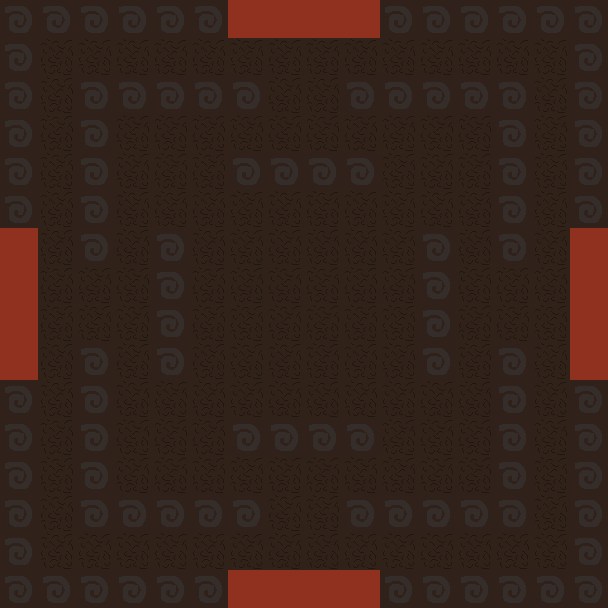

Below is a game level as drawn by its tile map, then a one-line description and the .tmx file that defines it, in full:
An orthogonal 16x16 tile map with 38x38 px tiles, 2 tile layers (background, walls).

<map version="1.10" tiledversion="1.10.2" orientation="orthogonal" renderorder="right-down" width="16" height="16" tilewidth="38" tileheight="38" infinite="0" nextlayerid="3" nextobjectid="1">
 <tileset firstgid="1" source="deltaworld.tsx" />
 <layer id="1" name="background" width="16" height="16">
  <data encoding="csv">
0,0,0,0,0,0,9,9,9,9,0,0,0,0,0,0,
0,10,10,10,10,10,10,10,10,10,10,10,10,10,10,0,
0,10,10,10,10,10,10,10,10,10,10,10,10,10,10,0,
0,10,10,10,10,10,10,10,10,10,10,10,10,10,10,0,
0,10,10,10,10,10,10,10,10,10,10,10,10,10,10,0,
0,10,10,10,10,10,10,10,10,10,10,10,10,10,10,0,
9,10,10,10,10,10,10,10,10,10,10,10,10,10,10,9,
9,10,10,10,10,10,10,10,10,10,10,10,10,10,10,9,
9,10,10,10,10,10,10,10,10,10,10,10,10,10,10,9,
9,10,10,10,10,10,10,10,10,10,10,10,10,10,10,9,
0,10,10,10,10,10,10,10,10,10,10,10,10,10,10,0,
0,10,10,10,10,10,10,10,10,10,10,10,10,10,10,0,
0,10,10,10,10,10,10,10,10,10,10,10,10,10,10,0,
0,10,10,10,10,10,10,10,10,10,10,10,10,10,10,0,
0,10,10,10,10,10,10,10,10,10,10,10,10,10,10,0,
0,0,0,0,0,0,9,9,9,9,0,0,0,0,0,0
</data>
 </layer>
 <layer id="2" name="walls" width="16" height="16">
  <data encoding="csv">
12,12,12,12,12,12,0,0,0,0,12,12,12,12,12,12,
12,0,0,0,0,0,0,0,0,0,0,0,0,0,0,12,
12,0,12,12,12,12,12,0,0,12,12,12,12,12,0,12,
12,0,12,0,0,0,0,0,0,0,0,0,0,12,0,12,
12,0,12,0,0,0,12,12,12,12,0,0,0,12,0,12,
12,0,12,0,0,0,0,0,0,0,0,0,0,12,0,12,
0,0,12,0,12,0,0,0,0,0,0,12,0,12,0,0,
0,0,0,0,12,0,0,0,0,0,0,12,0,0,0,0,
0,0,0,0,12,0,0,0,0,0,0,12,0,0,0,0,
0,0,12,0,12,0,0,0,0,0,0,12,0,12,0,0,
12,0,12,0,0,0,0,0,0,0,0,0,0,12,0,12,
12,0,12,0,0,0,12,12,12,12,0,0,0,12,0,12,
12,0,12,0,0,0,0,0,0,0,0,0,0,12,0,12,
12,0,12,12,12,12,12,0,0,12,12,12,12,12,0,12,
12,0,0,0,0,0,0,0,0,0,0,0,0,0,0,12,
12,12,12,12,12,12,0,0,0,0,12,12,12,12,12,12
</data>
 </layer>
</map>
